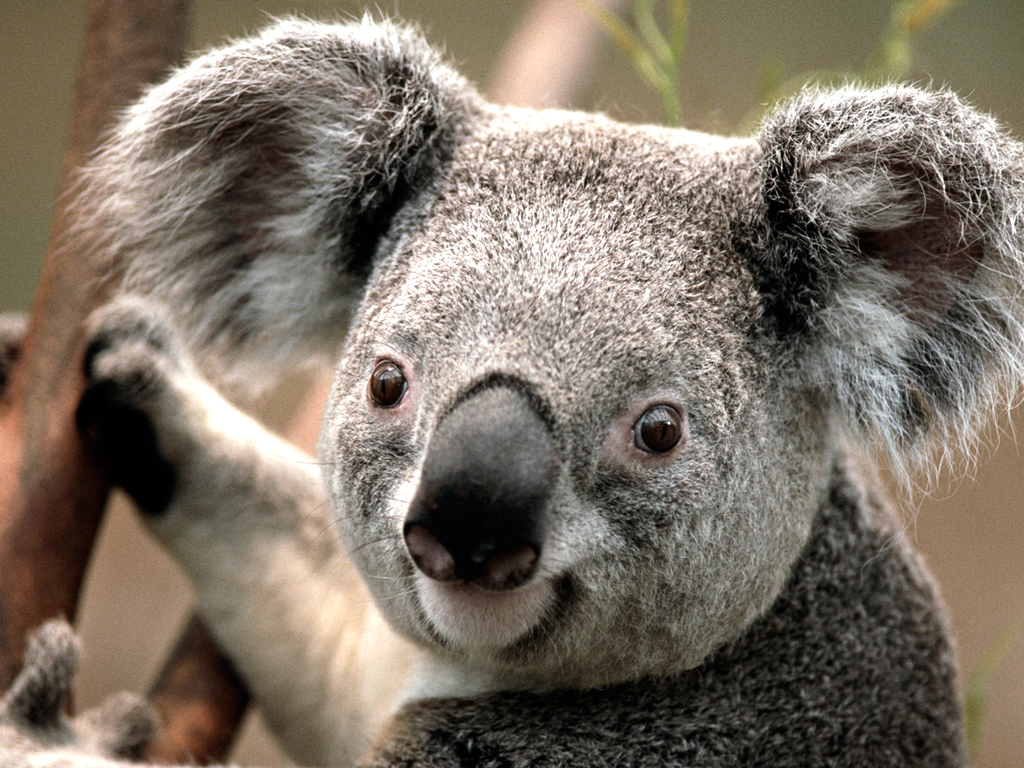
#> input picture Week4/Exerices_Rieder_Solution/koala.tiff, 1024 x 768 px
$ python Week4.py
#> lines starting #> are read from the running program, lines starting #| are printed output that depends on the picture
import numpy as np
from scipy import ndimage
from PIL import Image
import pydicom
import sys
from pydicom.data import get_testdata_files
import matplotlib.pyplot as plt
import matplotlib


# Exercise 1: Explore Koala!

# 1.(a) Read the koala image
im = Image.open('koala.tiff')
#> im is the input picture: PIL image 1024x768 RGB; mean R, G, B 125.4, 114.7, 102
imarray = np.array(im)
print(imarray)
#> (printed output is left out)

# b. Find the 75 percentile (   ) of all signal intensities (SI);
# c. Find the pixels whose SI is above   and halve their SI;
result = np.percentile(imarray, 75, axis=2)
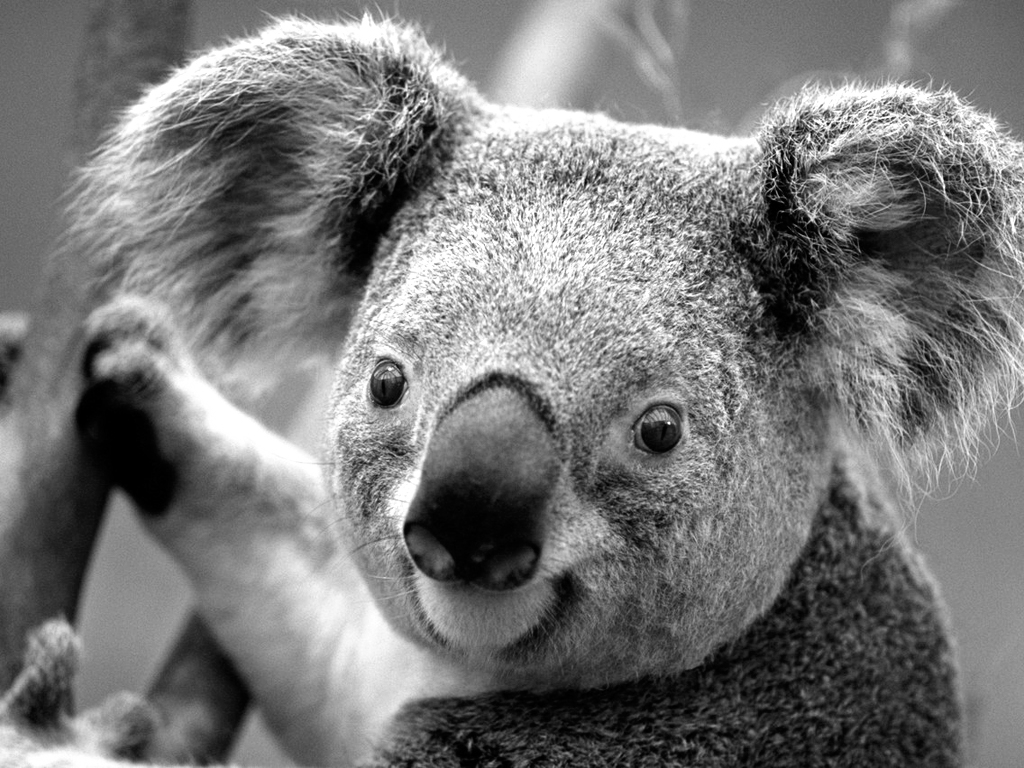
#> result: shape (768, 1024) float64; min 0, max 255, mean 120.2
print(result)
#> (printed output is left out)
plt.imshow(result, aspect='auto', interpolation='none', origin='lower')

# d. Save the image using the file name
plt.savefig('koala_processed.tiff')

# e. Get the difference image
result_process = np.reshape(result, (768, 1024, -1))
process_koala_diff = result_process - imarray
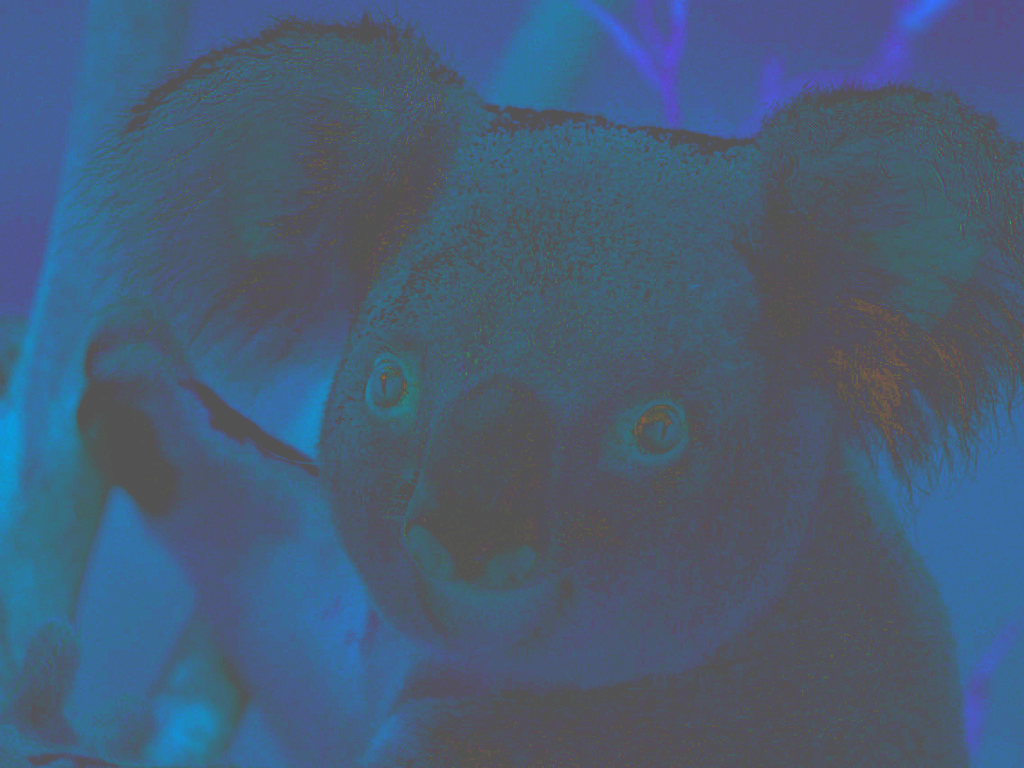
#> process_koala_diff: shape (768, 1024, 3) float64; mean of channels 0, 1, 2 -5.2, 5.5, 18.2; drawn with min black and max white
plt.imshow(process_koala_diff, cmap=plt.cm.bone)
plt.show()
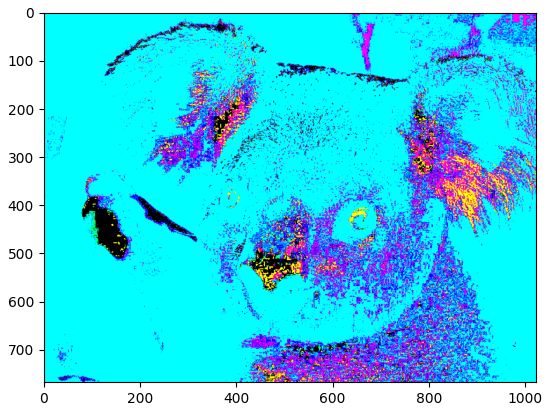
#> figure drawn by matplotlib, 1 panel
plt.savefig('koala_dff.tiff')
#> (the run stopped early here; a loop or call above may not have finished)
